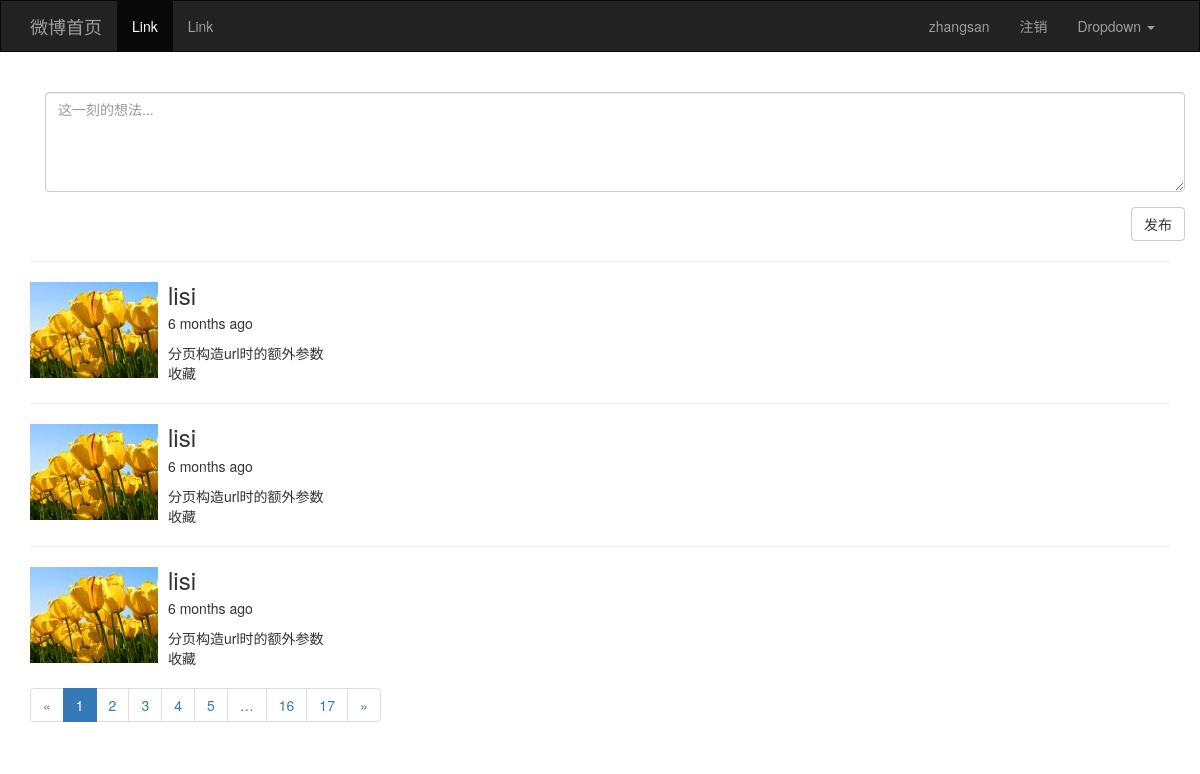
The page /index/ (signed in) on the database its author committed.
### app/models/users.py (models this page shows, shortened)
class User(UserMixin, db.Model):
    __tablename__ = 'users'
    id = db.Column(db.Integer, primary_key=True)
    username = db.Column(db.String(32), unique=True)
    password_hash = db.Column(db.String(256))
    email = db.Column(db.String(64), unique=True)
    confirmed = db.Column(db.Boolean, default=False)
    icon = db.Column(db.String(64), default='default.jpg')
    posts = db.relationship('Post', backref='user', lazy='dynamic')
    favorites = db.relationship('Post', secondary='collections',
                                backref=db.backref('users', lazy='dynamic'),
                                lazy='dynamic')
    def is_favorite(self, pid):
        favorites = self.favorites.all()
        posts = list(filter(lambda p: p.id == pid, favorites))
        if len(posts) > 0:
            return True
        return False
    @property
    def password(self):
        raise AttributeError('密码不能直接访问')

### app/models/posts.py (models this page shows)
class Post(db.Model):
    __tablename__ = 'posts'
    id = db.Column(db.Integer, primary_key=True)
    content = db.Column(db.Text)
    timestamp = db.Column(db.DateTime, default=datetime.utcnow)
    rid = db.Column(db.Integer, default=0)
    uid = db.Column(db.Integer, db.ForeignKey('users.id'))

### app/views/main.py (the view)
@main.route('/index/', methods=['GET', 'POST'])
def index():
    form = PostForm()
    if form.validate_on_submit():
        user = current_user._get_current_object()
        post = Post(content=form.content.data, user=user)
        db.session.add(post)
        form.content.data = ''
        flash('发布成功')
    pagination = Post.query.filter_by(rid=0).order_by(Post.timestamp.desc()).paginate(per_page=3, max_per_page=8, error_out=False)
    posts = pagination.items
    return render_template('common/index.html', form=form, posts=posts, pagination=pagination)

### app/forms/posts.py
class PostForm(FlaskForm):
    content = TextAreaField('', render_kw={'style': 'height:100px','placeholder': '这一刻的想法...'}, validators=[Length(4,200,message='说话要注意分寸')])
    submit = SubmitField('发布', render_kw={'style': 'float:right'})

### app/models/users.py (called while the page is built)
@login_manager.user_loader
def load_user(uid):
    user = User.query.get(int(uid))
    return user

### app/templates/common/index.html (shortened to what this page needs)
{% extends 'common/base.html' %}
{% from 'macro.html' import show_pagination %}
{% block page_content %}
    <div class="container">
    {{ wtf.quick_form(form) }}
    </div>
    {% for post in posts %}
        <hr>
        <div class="media">
            <div class="media-left">
                <a href="#">
                    <img class="media-object" src="{{ url_for('static',filename='upload/'+ post.user.icon) }}" alt="头像">
                </a>
            </div>
            <div class="media-body">
                <h3 class="media-heading">{{ post.user.username }}</h3>
                <p>{{ moment(post.timestamp).fromNow() }}</p>
                {{ post.content }}
                {% if current_user.is_authenticated %}
                    <div class="collect" url="{{ url_for('users.collect', pid=post.id) }}" style="cursor: pointer">{% if current_user.is_favorite(post.id) %}取消收藏{% else %}收藏{% endif %}</div>
                {% endif %}
            </div>
        </div>
    {% endfor %}
    {{ show_pagination(pagination, 'main.index') }}
{% endblock %}

### app/templates/common/base.html (shortened to what this page needs)
{% extends 'bootstrap/base.html' %}
{% import 'bootstrap/wtf.html' as wtf %}
{% block head %}
    {{ super() }}
{% endblock %}
{% block navbar %}
    <nav class="navbar navbar-inverse" style="border-radius: 0px;">
        <div class="container">
            <div class="navbar-header">
                <a class="navbar-brand" href="{{ url_for('main.index') }}">微博首页</a>
            </div>
            <div class="collapse navbar-collapse" id="bs-example-navbar-collapse-1">
                <ul class="nav navbar-nav">
                    <li class="active"><a href="#">Link <span class="sr-only">(current)</span></a></li>
                    <li><a href="#">Link</a></li>
                </ul>
                <ul class="nav navbar-nav navbar-right">
                    {% if current_user.is_authenticated %}
                        <li><a href="{{ url_for('users.profile') }}">{{ current_user.username }}</a></li>
                        <li><a href="{{ url_for('users.logout') }}">注销</a></li>
                    {% else %}
                        <li><a href="{{ url_for('users.login') }}">登录</a></li>
                        <li><a href="{{ url_for('users.register') }}">注册</a></li>
                    {% endif %}
                    <li class="dropdown">
                        <a href="#" class="dropdown-toggle" data-toggle="dropdown" role="button" aria-haspopup="true"
                           aria-expanded="false">Dropdown <span class="caret"></span></a>
                    </li>
                </ul>
            </div>
        </div>
    </nav>
{% endblock %}
{% block content %}
    <div class="container">
        {% block page_content %}
        {% endblock %}
    </div>
{% endblock %}
{% block styles %}
    {{ super() }}
{% endblock %}

### rows shown on the page
User: username "zhangsan"
Post: icon (picture), user.username "lisi", timestamp "6 months ago", content "分页构造url时的额外参数", shows "收藏"
Post: icon (picture), user.username "lisi", timestamp "6 months ago", content "分页构造url时的额外参数", shows "收藏"
Post: icon (picture), user.username "lisi", timestamp "6 months ago", content "分页构造url时的额外参数", shows "收藏"

### other values the page prints
{{ page }} "1" "2" "3" "4" "5" "16" "17"
